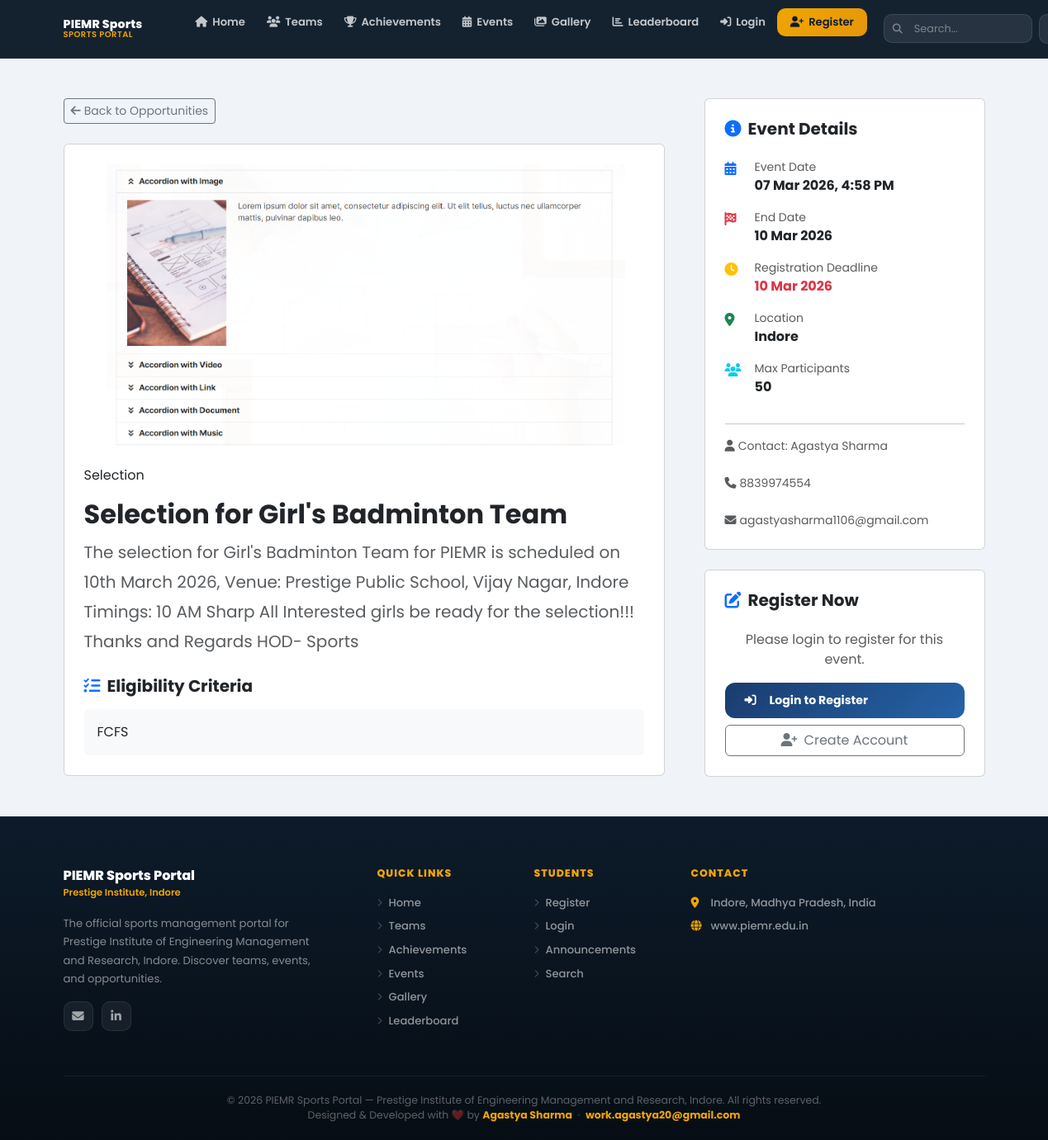
Screenshot of /opportunities/1/ with the database file from the repository.
### sports_app/models.py (models this page shows, shortened)
class Opportunity(models.Model):
    STATUS_CHOICES = [
        ('open', 'Open for Registration'),
        ('closed', 'Closed'),
        ('completed', 'Completed'),
        ('postponed', 'Postponed'),
    ]
    title = models.CharField(max_length=200)
    description = models.TextField()
    team = models.ForeignKey(Team, on_delete=models.CASCADE, related_name='opportunities')
    event_type = models.CharField(max_length=100)
    start_date = models.DateTimeField()
    end_date = models.DateTimeField()
    location = models.CharField(max_length=200)
    registration_deadline = models.DateTimeField()
    max_participants = models.IntegerField(null=True, blank=True)
    eligibility_criteria = models.TextField()
    poster_image = models.ImageField(upload_to='opportunity_posters/', null=True, blank=True)
    status = models.CharField(max_length=20, choices=STATUS_CHOICES, default='open')
    contact_person = models.CharField(max_length=100)
    contact_email = models.EmailField()
    contact_phone = models.CharField(max_length=10)
    created_at = models.DateTimeField(auto_now_add=True)
    updated_at = models.DateTimeField(auto_now=True)
    class Meta:
        ordering = ['-start_date']

### sports_app/views.py (the view)
# urls.py: path('opportunities/<int:opportunity_id>/', views.opportunity_detail, name='opportunity_detail'),
def opportunity_detail(request, opportunity_id):
    opportunity = get_object_or_404(Opportunity, id=opportunity_id)
    is_registered = False
    registration = None
    if request.user.is_authenticated:
        registration = EventRegistration.objects.filter(
            user=request.user, opportunity=opportunity
        ).first()
        is_registered = registration is not None
    return render(request, 'sports_app/opportunity_detail.html', {
        'opportunity': opportunity,
        'is_registered': is_registered,
        'registration': registration,
    })

### sports_app/templates/sports_app/opportunity_detail.html (shortened to what this page needs)
{% extends 'sports_app/base.html' %}
{% block content %}
<div class="container py-5">
    <div class="row g-5">
        <div class="col-lg-8">
            <a href="{% url 'opportunities_list' %}" class="btn btn-outline-secondary btn-sm mb-4">
                <i class="fas fa-arrow-left me-1"></i>Back to Opportunities
            </a>
            <div class="card p-4">
                <img src="{{ opportunity.poster_image.url }}" style="border-radius:12px;width:100%;max-height:400px;object-fit:cover;" alt="{{ opportunity.title }}">
                <div class="mt-4">
                    <div class="d-flex flex-wrap gap-2 mb-3">
                        <span class="badge-sport">{{ opportunity.event_type }}</span>
                        <span class="badge badge-status-{{ opportunity.status }} rounded-pill px-3">{{ opportunity.get_status_display }}</span>
                    </div>
                    <h2 class="fw-bold">{{ opportunity.title }}</h2>
                    <p class="text-muted fs-5" style="line-height:1.8;">{{ opportunity.description }}</p>
                    <h5 class="fw-bold mt-4 mb-3"><i class="fas fa-list-check me-2 text-primary"></i>Eligibility Criteria</h5>
                    <div class="p-3 rounded" style="background:#f8f9fa;">
                        {{ opportunity.eligibility_criteria }}
                    </div>
                </div>
            </div>
        </div>
        <div class="col-lg-4">
            <div class="card p-4 mb-4">
                <h5 class="fw-bold mb-4"><i class="fas fa-info-circle me-2 text-primary"></i>Event Details</h5>
                <div class="mb-3 d-flex gap-3">
                    <i class="fas fa-calendar-alt text-primary mt-1" style="width:20px;"></i>
                    <div>
                        <small class="text-muted d-block">Event Date</small>
                        <span class="fw-bold">{{ opportunity.start_date|date:"d M Y, g:i A" }}</span>
                    </div>
                </div>
                <div class="mb-3 d-flex gap-3">
                    <i class="fas fa-flag-checkered text-danger mt-1" style="width:20px;"></i>
                    <div>
                        <small class="text-muted d-block">End Date</small>
                        <span class="fw-bold">{{ opportunity.end_date|date:"d M Y" }}</span>
                    </div>
                </div>
                <div class="mb-3 d-flex gap-3">
                    <i class="fas fa-clock text-warning mt-1" style="width:20px;"></i>
                    <div>
                        <small class="text-muted d-block">Registration Deadline</small>
                        <span class="fw-bold text-danger">{{ opportunity.registration_deadline|date:"d M Y" }}</span>
                    </div>
                </div>
                <div class="mb-3 d-flex gap-3">
                    <i class="fas fa-map-marker-alt text-success mt-1" style="width:20px;"></i>
                    <div>
                        <small class="text-muted d-block">Location</small>
                        <span class="fw-bold">{{ opportunity.location }}</span>
                    </div>
                </div>
                {% if opportunity.max_participants %}
                <div class="mb-3 d-flex gap-3">
                    <i class="fas fa-users text-info mt-1" style="width:20px;"></i>
                    <div>
                        <small class="text-muted d-block">Max Participants</small>
                        <span class="fw-bold">{{ opportunity.max_participants }}</span>
                    </div>
                </div>
                {% endif %}
                <hr>
                <small class="text-muted"><i class="fas fa-user me-1"></i>Contact: {{ opportunity.contact_person }}</small><br>
                <small class="text-muted"><i class="fas fa-phone me-1"></i>{{ opportunity.contact_phone }}</small><br>
                <small class="text-muted"><i class="fas fa-envelope me-1"></i>{{ opportunity.contact_email }}</small>
            </div>
            <div class="card p-4">
                <h5 class="fw-bold mb-4"><i class="fas fa-edit me-2 text-primary"></i>Register Now</h5>
                {% if user.is_authenticated %}
                    {% if is_registered %}
                        <div class="alert alert-success text-center">
                            <i class="fas fa-check-circle me-2"></i><strong>You are registered!</strong>
                        </div>
                    {% elif opportunity.status == 'open' %}
                        <form method="POST" action="{% url 'register_event' opportunity.id %}">
                            {% csrf_token %}
                            <div class="mb-3">
                                <label class="form-label">Team Name <small class="text-muted">(optional)</small></label>
                                <input type="text" name="team_name" class="form-control" placeholder="Enter team name if applicable">
                            </div>
                            <div class="mb-3">
                                <label class="form-label">Team Members <small class="text-muted">(optional)</small></label>
                                <textarea name="team_members" class="form-control" rows="3" placeholder="Names separated by commas"></textarea>
                            </div>
                            <div class="mb-3">
                                <label class="form-label">Contact Number <span class="text-danger">*</span></label>
                                <input type="text" name="contact_number" class="form-control" placeholder="10-digit number" required>
                            </div>
                            <button type="submit" class="btn btn-primary-custom w-100 btn-lg">
                                <i class="fas fa-check-circle me-2"></i>Register for Event
                            </button>
                        </form>
                    {% else %}
                        <div class="alert alert-warning text-center">
                            <i class="fas fa-lock me-2"></i>Registration is currently {{ opportunity.get_status_display|lower }}.
                        </div>
                    {% endif %}
                {% else %}
                    <p class="text-muted text-center mb-3">Please login to register for this event.</p>
                    <a href="{% url 'login' %}?next={{ request.path }}" class="btn btn-primary-custom w-100">
                        <i class="fas fa-sign-in-alt me-2"></i>Login to Register
                    </a>
                    <a href="{% url 'register' %}" class="btn btn-outline-secondary w-100 mt-2">
                        <i class="fas fa-user-plus me-2"></i>Create Account
                    </a>
                {% endif %}
            </div>
        </div>
    </div>
</div>
{% endblock %}

### sports_app/templates/sports_app/base.html (style rules this page uses)
:root { --bg: #f0f4f8; --bg2: #ffffff; --bg3: #f8f9fa; --text: #0d1b2a; --text2: #374151; --text3: #6c757d; --border: rgba(0,0,0,0.07); --shadow: 0 4px 20px rgba(0,0,0,0.06); --shadow-lg: 0 8px 40px rgba(0,0,0,0.1); --navy: #1a3c6e; --navy2: #2563a8; --gold: #f0a500; --gold2: #e6960a; --nav-bg: rgba(13,27,42,0.97); --card-bg: #ffffff; --input-bg: #f8f9fa; }
* { margin: 0; padding: 0; box-sizing: border-box; }
html { scroll-behavior: smooth; }
body { font-family: 'Poppins', sans-serif; background: var(--bg); color: var(--text); transition: background 0.3s, color 0.3s; overflow-x: hidden; }
.btn-primary-custom { background: linear-gradient(135deg, var(--navy), var(--navy2)); color: white; border: none; border-radius: 12px; padding: 11px 24px; font-size: 0.88rem; font-weight: 700; font-family: 'Poppins', sans-serif; cursor: pointer; transition: all 0.3s; text-decoration: none; display: inline-flex; align-items: center; gap: 8px; }

### rows the page displays
Opportunity: poster_image (picture), event_type "Selection", title "Selection for Girl's Badminton Team", description "The selection for Girl's Badminton Team for PIEMR is scheduled on 10th March 2026, Venue: Prestige Public School, Vijay Nagar, Indore Timings: 10 AM Sharp All Interested girls be ready for the selection!!! Thanks and Regards HOD- Sports", eligibility_criteria "FCFS", start_date "07 Mar 2026, 4:58 PM", end_date "10 Mar 2026", registration_deadline "10 Mar 2026", location "Indore", max_participants "50", contact_person "Agastya Sharma", contact_phone "8839974554", contact_email "agastyasharma1106@gmail.com"
